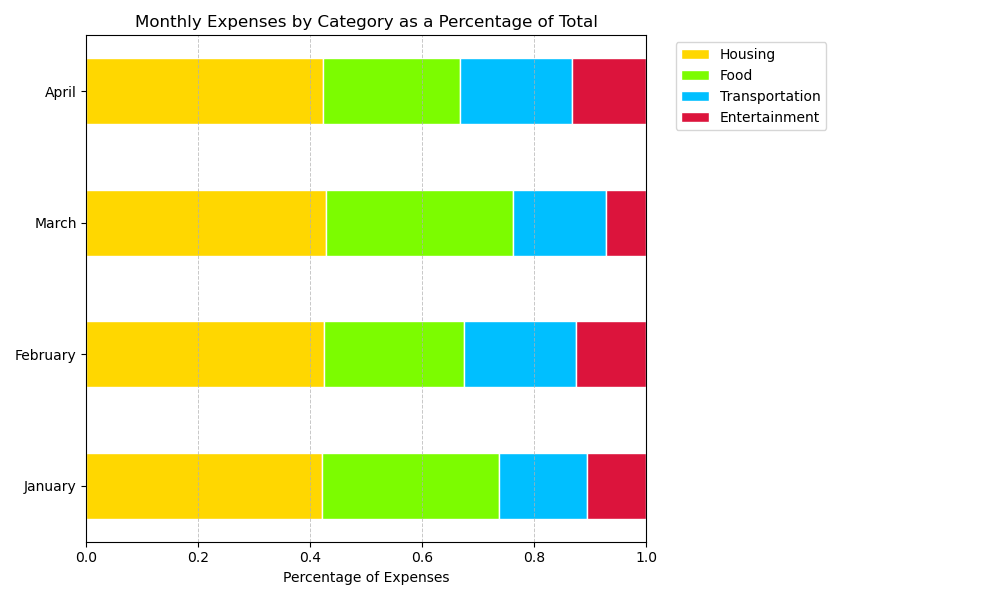

Source code (Python):

import matplotlib.pyplot as plt
import numpy as np

# Data as nested lists
data = [
    [800, 600, 300, 200],
    [850, 500, 400, 250],
    [900, 700, 350, 150],
    [950, 550, 450, 300]
]

# Convert data for percentage stacking
percent_data = np.array(data) / np.sum(data, axis=1)[:, None]

# Colors for each category
colors = ['#FFD700', '#7CFC00', '#00BFFF', '#DC143C']

# Setup figure size
plt.figure(figsize=(10, 6))

# Months as categories on the y-axis
categories = ['January', 'February', 'March', 'April']

# Bar width
bar_width = 0.5

# Stacked bar chart logic
left = np.zeros(len(categories))  # start at zero

# Iterate through each expense category and plot
for idx, (colname, color) in enumerate(zip(['Housing', 'Food', 'Transportation', 'Entertainment'], colors)):
    plt.barh(categories, percent_data[:, idx], left=left, color=color, edgecolor='white', height=bar_width, label=colname)
    left += percent_data[:, idx]

# Add some text for labels, title and custom x-axis tick labels, etc.
plt.xlabel('Percentage of Expenses')
plt.title('Monthly Expenses by Category as a Percentage of Total')
plt.yticks(ticks=np.arange(len(categories)), labels=categories)

# Show grid lines for better readability
plt.grid(True, axis='x', linestyle='--', linewidth=0.7, alpha=0.7)

# Add legend
plt.legend(bbox_to_anchor=(1.04,1), loc="upper left")

# Set limits
plt.xlim(0, 1)

# To avoid the elements outside the plot area due to the bbox (legend)
plt.tight_layout(rect=[0,0,0.85,1])

# Show the plot
plt.show()
